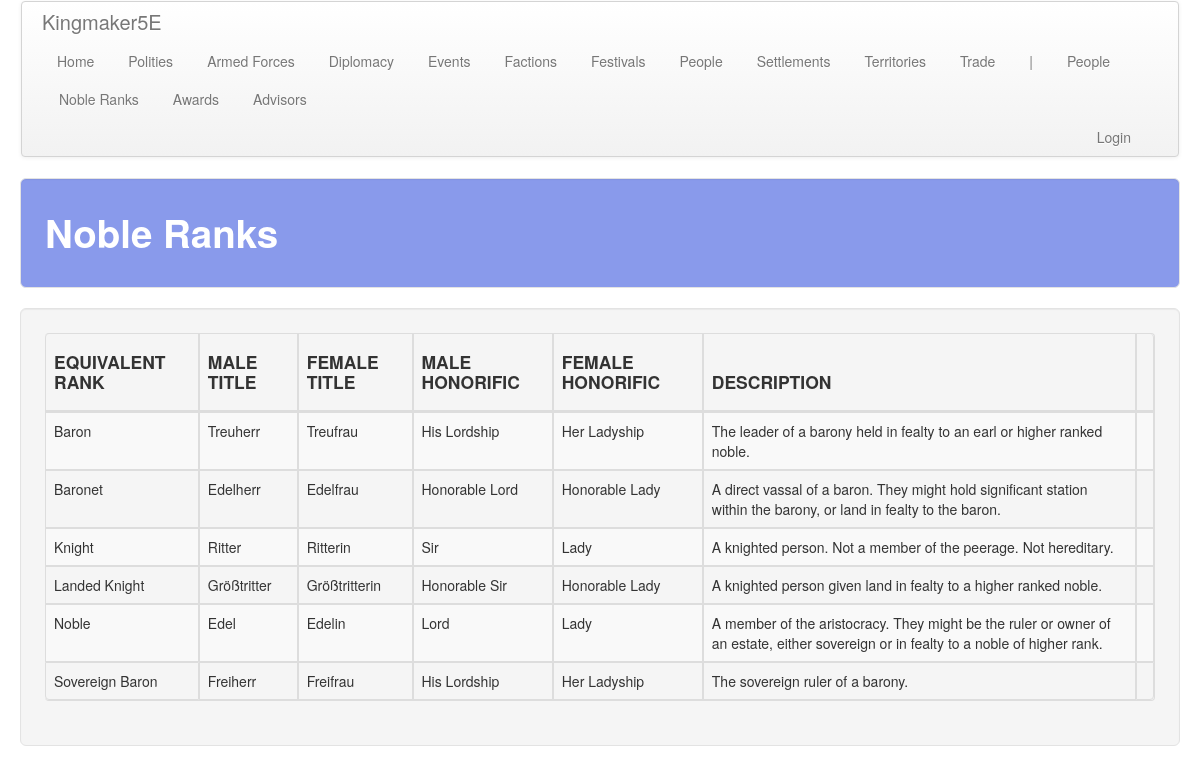
Screenshot of /people/noble_ranks with the database file from the repository.
### people/models.py (models this page shows, shortened)
class NobleRank(models.Model):
    rank = models.CharField(max_length=default_max_length)
    male_title = models.CharField(max_length=default_max_length)
    female_title = models.CharField(max_length=default_max_length)
    male_honorific = models.CharField(max_length=default_max_length)
    female_honorific = models.CharField(max_length=default_max_length)
    desc = models.TextField(blank=True)

### people/views.py (the view)
# urls.py: path('noble_ranks', views.noble_ranks, name='noble_ranks'),
def noble_ranks(request):
    return show_all_items(request, app_name, b_obj, b_plural, sort='rank')

### people/templates/people/noble_ranks.html (shortened to what this page needs)
<!DOCTYPE html>
{% extends 'people/base.html' %}
{% block table_header %}
    <th class="th_ccell"><h4>EQUIVALENT RANK</h4></th>
    <th class="th_ccell"><h4>MALE TITLE</h4></th>
    <th class="th_ccell"><h4>FEMALE TITLE</h4></th>
    <th class="th_ccell"><h4>MALE HONORIFIC</h4></th>
    <th class="th_ccell"><h4>FEMALE HONORIFIC</h4></th>
    <th class="th_lcell"><h4>DESCRIPTION</h4></th>
    <th class="th_ccell"><h4></h4></th>
{% endblock %}
{% block table_body %}
    {% for noble_rank in noble_ranks %}
        <tr>
            <td class="tb_ccell">{{ noble_rank.rank }}</td>
            <td class="tb_ccell">{{ noble_rank.male_title }}</td>
            <td class="tb_ccell">{{ noble_rank.female_title }}</td>
            <td class="tb_ccell">{{ noble_rank.male_honorific }}</td>
            <td class="tb_ccell">{{ noble_rank.female_honorific }}</td>
            <td class="tb_lcell">{{ noble_rank.desc }}</td>
            <td class="tb_ccell">
            </td>
        </tr>
    {% endfor %}
{% endblock %}

### static/css/custom.css (style rules this page uses)
.th_ccell { text-align: center; padding: 20px 20px 20px 20px; }
.th_lcell { text-align: left; padding: 20px 20px 20px 20px; }
.tb_ccell { text-align: center; padding: 20px 20px 20px 20px; }
.tb_lcell { text-align: left; padding: 20px 20px 20px 20px; }

### static/css/hexagons.css (style rules this page uses)
* { margin: 0; padding: 0; }

### rows the page displays
NobleRank: rank "Baron", male_title "Treuherr", female_title "Treufrau", male_honorific "His Lordship", female_honorific "Her Ladyship", desc "The leader of a barony held in fealty to an earl or higher ranked noble."
NobleRank: rank "Baronet", male_title "Edelherr", female_title "Edelfrau", male_honorific "Honorable Lord", female_honorific "Honorable Lady", desc "A direct vassal of a baron. They might hold significant station within the barony, or land in fealty to the baron."
NobleRank: rank "Knight", male_title "Ritter", female_title "Ritterin", male_honorific "Sir", female_honorific "Lady", desc "A knighted person. Not a member of the peerage. Not hereditary."
NobleRank: rank "Landed Knight", male_title "Größtritter", female_title "Größtritterin", male_honorific "Honorable Sir", female_honorific "Honorable Lady", desc "A knighted person given land in fealty to a higher ranked noble."
NobleRank: rank "Noble", male_title "Edel", female_title "Edelin", male_honorific "Lord", female_honorific "Lady", desc "A member of the aristocracy. They might be the ruler or owner of an estate, either sovereign or in fealty to a noble of higher rank."
NobleRank: rank "Sovereign Baron", male_title "Freiherr", female_title "Freifrau", male_honorific "His Lordship", female_honorific "Her Ladyship", desc "The sovereign ruler of a barony."

### other values shown
{{ title }} "Noble Ranks"
